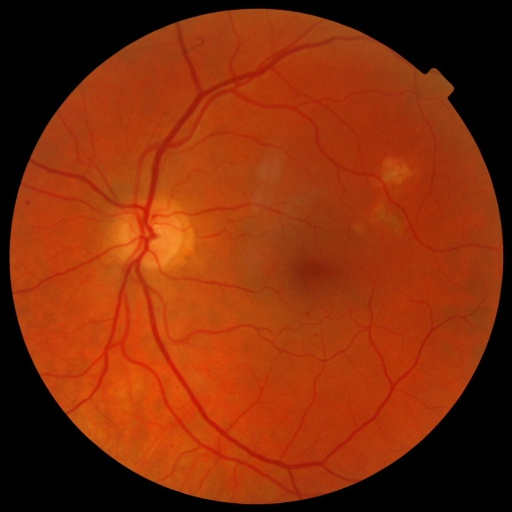
#> input picture raw_combined/IM003475.JPG, 512 x 512 px
$ python -i image_loader.py   (imports and definitions only)
#> lines starting #> are read from the running program, lines starting #| are printed output that depends on the picture; after the words box and inside, x2 and y2 are one past the last pixel; in counts of white or black regions, pixels touching at a corner belong together
### src/config/__init__.py
import os
import yaml
from pathlib import Path
from dotenv import load_dotenv

# Load environment variables from .env file
load_dotenv()

def load_settings():
    """Load settings from YAML file with environment variable overrides."""
    config_path = Path(__file__).parent / "settings.yaml"

    with open(config_path, "r", encoding="utf-8") as f:
        settings = yaml.safe_load(f)

    # Override from environment variables
    if os_val := os.getenv("TIER_URGENT_THRESHOLD"):
        if "prioritization" not in settings:
            settings["prioritization"] = {}
        settings["prioritization"]["urgent_threshold"] = float(os_val)

    if os_val := os.getenv("TIER_MODERATE_THRESHOLD"):
        if "prioritization" not in settings:
            settings["prioritization"] = {}
        settings["prioritization"]["moderate_threshold"] = float(os_val)

    if os_val := os.getenv("CNN_BACKBONE"):
        if "cnn" not in settings:
            settings["cnn"] = {}
        settings["cnn"]["backbone"] = os_val

    if os_val := os.getenv("BIOMARKER_MODEL_TYPE"):
        if "biomarker_model" not in settings:
            settings["biomarker_model"] = {}
        settings["biomarker_model"]["type"] = os_val

    if os_val := os.getenv("LOG_LEVEL"):
        if "logging" not in settings:
            settings["logging"] = {}
        settings["logging"]["level"] = os_val

    return settings

### src/data_prep/image_loader.py
"""
Image loading, preprocessing, and augmentation pipelines for retinal fundus images.

Handles:
- Scanning structured datasets (e.g. raw_combined/0, 1, 2, 3, 4)
- Stratified train / validation / test splits
- Class weight calculation for imbalanced classes
- CLAHE (Contrast Limited Adaptive Histogram Equalization) enhancement
- Circular fundus ROI cropping
- High-speed OpenCV/NumPy data augmentation
- High-performance parallel tf.data.Dataset generation
"""

import os
from pathlib import Path
from typing import Tuple, Optional, List, Dict
import random

import cv2
import numpy as np
import tensorflow as tf
from sklearn.model_selection import train_test_split
from sklearn.utils.class_weight import compute_class_weight

from src.config import load_settings

settings = load_settings()


def apply_clahe(image: np.ndarray,
                clip_limit: float = None,
                tile_grid_size: Tuple[int, int] = None) -> np.ndarray:
    """Apply CLAHE to the green channel of a fundus image for contrast enhancement."""
    clip_limit = clip_limit or settings.get("image", {}).get("clahe_clip_limit", 2.0)
    tile_grid_size = tuple(tile_grid_size or settings.get("image", {}).get("clahe_tile_grid", [8, 8]))

    lab = cv2.cvtColor(image, cv2.COLOR_RGB2LAB)
    l_channel, a_channel, b_channel = cv2.split(lab)

    clahe = cv2.createCLAHE(clipLimit=clip_limit, tileGridSize=tile_grid_size)
    l_enhanced = clahe.apply(l_channel)

    merged = cv2.merge([l_enhanced, a_channel, b_channel])
    return cv2.cvtColor(merged, cv2.COLOR_LAB2RGB)


def resize_image(image: np.ndarray,
                 target_size: Tuple[int, int] = None) -> np.ndarray:
    """Resize image to target dimensions."""
    target_size = tuple(target_size or settings.get("image", {}).get("target_size", [224, 224]))
    return cv2.resize(image, target_size, interpolation=cv2.INTER_AREA)


def crop_to_circle(image: np.ndarray) -> np.ndarray:
    """Crop circular fundus region from a black-bordered retinal image."""
    try:
        gray = cv2.cvtColor(image, cv2.COLOR_RGB2GRAY)
        _, thresh = cv2.threshold(gray, 15, 255, cv2.THRESH_BINARY)
        contours, _ = cv2.findContours(thresh, cv2.RETR_EXTERNAL, cv2.CHAIN_APPROX_SIMPLE)
        if not contours:
            return image
        largest = max(contours, key=cv2.contourArea)
        x, y, w, h = cv2.boundingRect(largest)
        if w > 20 and h > 20:
            return image[y:y + h, x:x + w]
    except Exception:
        pass
    return image


# [32 lines left out: function augment_image_cv2, not called in this run]


def preprocess_single_image(image_path: str,
                            apply_clahe_flag: bool = True,
                            target_size: Tuple[int, int] = None) -> np.ndarray:
    """Load and preprocess a single retinal image for model inference.

    Returns float32 RGB array normalized to [0, 1].
    """
#> called with image_path = '../../raw_combined/IM003475.JPG', apply_clahe_flag = True
    image = cv2.imread(str(image_path))
#> image is the input picture: shape (512, 512, 3); mean B, G, R 10.5, 45.2, 130.8
    if image is None:
        raise FileNotFoundError(f"Cannot load image: {image_path}")
    image = cv2.cvtColor(image, cv2.COLOR_BGR2RGB)
    image = crop_to_circle(image)
#> in crop_to_circle, `gray = cv2.cvtColor(image, cv2.COLOR_RGB2GRAY)`:
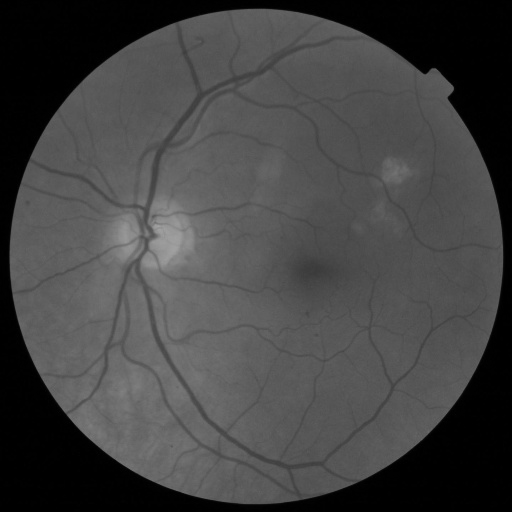
#> gray: shape (512, 512); min 0, max 163, mean 66.8
#> in crop_to_circle, `_, thresh = cv2.threshold(gray, 15, 255, cv2.THRESH_BINARY)`:
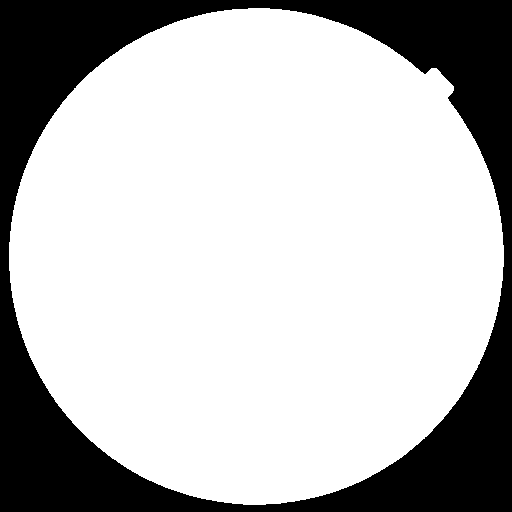
#> thresh: shape (512, 512); 73.7% white; 1 black region
#> in crop_to_circle, `contours, _ = cv2.findContours(thresh, cv2.RETR_EXTERNAL, cv2.CHAIN_AP..`: contours = 1 contour; box (x1, y1, x2, y2) and area: (9, 8, 504, 505) 192515
#> in crop_to_circle, `largest = max(contours, key=cv2.contourArea)`: largest = contour of 724 points, box (x1, y1, x2, y2) (9, 8, 504, 505), area 192515
#> in crop_to_circle, `x, y, w, h = cv2.boundingRect(largest)`: x = 9; y = 8; w = 495; h = 497
    if apply_clahe_flag:
        image = apply_clahe(image)
#> in apply_clahe, `lab = cv2.cvtColor(image, cv2.COLOR_RGB2LAB)`: lab: shape (497, 495, 3); mean of channels 0, 1, 2 85.1, 163.4, 166.7
#> in apply_clahe, `l_channel, a_channel, b_channel = cv2.split(lab)`:
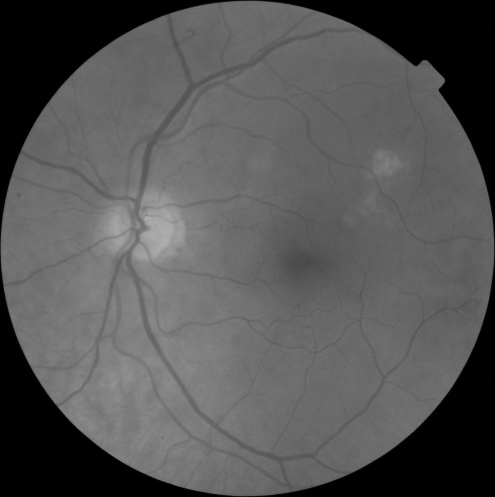
#> l_channel: shape (497, 495); min 0, max 176, mean 85.1
#> in apply_clahe, `l_channel, a_channel, b_channel = cv2.split(lab)`:
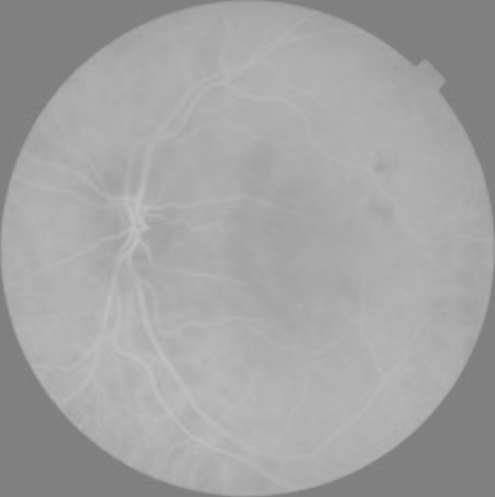
#> a_channel: shape (497, 495); min 126, max 193, mean 163.4
#> in apply_clahe, `l_enhanced = clahe.apply(l_channel)`:
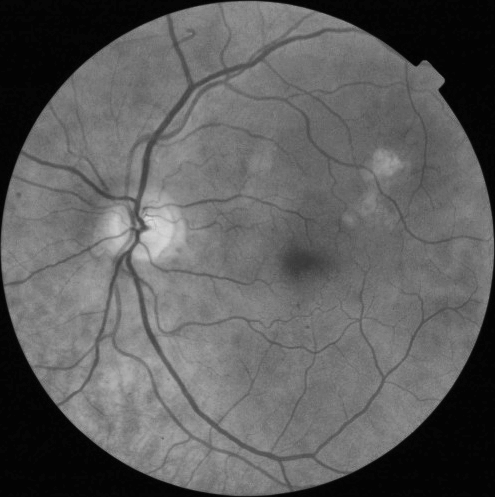
#> l_enhanced: shape (497, 495); min 2, max 216, mean 93.9
#> in apply_clahe, `merged = cv2.merge([l_enhanced, a_channel, b_channel])`: merged: shape (497, 495, 3); mean of channels 0, 1, 2 93.9, 163.4, 166.7
#> in apply_clahe, `return cv2.cvtColor(merged, cv2.COLOR_LAB2RGB)`:
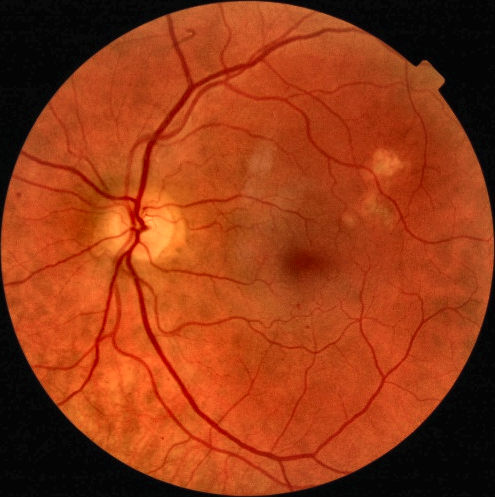
#> returned value: shape (497, 495, 3); mean R, G, B 150, 57.6, 21
    image = resize_image(image, target_size=target_size)
#> in resize_image, `return cv2.resize(image, target_size, interpolation=cv2.INTER_AREA)`:
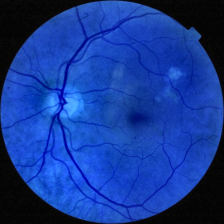
#> returned value: shape (224, 224, 3); mean of channels 0, 1, 2 150, 57.6, 21; drawn as B, G, R
    return image.astype(np.float32) / 255.0


# [161 lines left out: functions scan_dataset_directory, get_stratified_split, compute_balanced_class_weights, create_tf_dataset, not called in this run]

>>> result = preprocess_single_image('../../raw_combined/IM003475.JPG')
